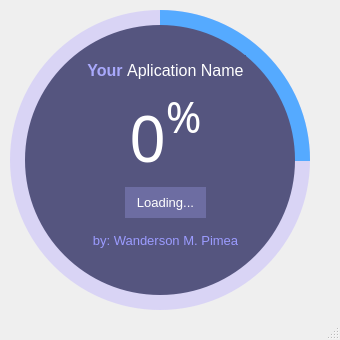
<?xml version="1.0" encoding="UTF-8"?>
<ui version="4.0">
 <class>SplashScrenn</class>
 <widget class="QMainWindow" name="SplashScrenn">
  <property name="geometry">
   <rect>
    <x>0</x>
    <y>0</y>
    <width>340</width>
    <height>340</height>
   </rect>
  </property>
  <property name="windowTitle">
   <string>MainWindow</string>
  </property>
  <widget class="QWidget" name="centralwidget">
   <widget class="QFrame" name="CircularProgressBarBase">
    <property name="geometry">
     <rect>
      <x>0</x>
      <y>0</y>
      <width>320</width>
      <height>320</height>
     </rect>
    </property>
    <property name="frameShape">
     <enum>QFrame::NoFrame</enum>
    </property>
    <property name="frameShadow">
     <enum>QFrame::Raised</enum>
    </property>
    <widget class="QFrame" name="CircularProgress">
     <property name="geometry">
      <rect>
       <x>10</x>
       <y>10</y>
       <width>300</width>
       <height>300</height>
      </rect>
     </property>
     <property name="styleSheet">
      <string notr="true">QFrame{

   
   border-radius: 150px;
	background-color: qconicalgradient(cx:0.5, cy:0.5, angle:90, stop:0.749 rgba(85, 255, 127, 0), stop:0.750 rgba(85, 170, 255, 255));

}</string>
     </property>
     <property name="frameShape">
      <enum>QFrame::NoFrame</enum>
     </property>
     <property name="frameShadow">
      <enum>QFrame::Raised</enum>
     </property>
    </widget>
    <widget class="QFrame" name="circularBg">
     <property name="geometry">
      <rect>
       <x>10</x>
       <y>10</y>
       <width>300</width>
       <height>300</height>
      </rect>
     </property>
     <property name="styleSheet">
      <string notr="true">QFrame{
border-radius: 150px;
background-color: rgba(183, 170, 255, 100);
}</string>
     </property>
     <property name="frameShape">
      <enum>QFrame::NoFrame</enum>
     </property>
     <property name="frameShadow">
      <enum>QFrame::Raised</enum>
     </property>
    </widget>
    <widget class="QFrame" name="Container">
     <property name="geometry">
      <rect>
       <x>25</x>
       <y>25</y>
       <width>270</width>
       <height>270</height>
      </rect>
     </property>
     <property name="styleSheet">
      <string notr="true">QFrame{

   border-radius: 135px; 
	background-color: rgb(85, 85, 127);
}</string>
     </property>
     <property name="frameShape">
      <enum>QFrame::StyledPanel</enum>
     </property>
     <property name="frameShadow">
      <enum>QFrame::Raised</enum>
     </property>
     <widget class="QWidget" name="layoutWidget">
      <property name="geometry">
       <rect>
        <x>60</x>
        <y>30</y>
        <width>161</width>
        <height>201</height>
       </rect>
      </property>
      <layout class="QGridLayout" name="gridLayout">
       <item row="0" column="0">
        <widget class="QLabel" name="label">
         <property name="font">
          <font>
           <family>Segoe UI</family>
           <pointsize>12</pointsize>
          </font>
         </property>
         <property name="styleSheet">
          <string notr="true">brackground-color: none;
color: #FFFFFF;</string>
         </property>
         <property name="frameShape">
          <enum>QFrame::NoFrame</enum>
         </property>
         <property name="text">
          <string>&lt;html&gt;&lt;head/&gt;&lt;body&gt;&lt;p&gt;&lt;span style=&quot; font-weight:600; color:#a9a9fc;&quot;&gt;Your &lt;/span&gt;Aplication Name&lt;/p&gt;&lt;/body&gt;&lt;/html&gt;</string>
         </property>
         <property name="alignment">
          <set>Qt::AlignCenter</set>
         </property>
        </widget>
       </item>
       <item row="1" column="0">
        <widget class="QLabel" name="label_2">
         <property name="font">
          <font>
           <family>Rockwell</family>
           <pointsize>60</pointsize>
          </font>
         </property>
         <property name="styleSheet">
          <string notr="true">brackground-color: none;
color: #FFFFFF;</string>
         </property>
         <property name="frameShape">
          <enum>QFrame::NoFrame</enum>
         </property>
         <property name="text">
          <string>&lt;html&gt;&lt;head/&gt;&lt;body&gt;&lt;p&gt;&lt;span style=&quot; font-size:48pt;&quot;&gt;0&lt;/span&gt;&lt;span style=&quot; font-size:48pt; vertical-align:super;&quot;&gt;%&lt;/span&gt;&lt;/p&gt;&lt;/body&gt;&lt;/html&gt;</string>
         </property>
         <property name="alignment">
          <set>Qt::AlignCenter</set>
         </property>
        </widget>
       </item>
       <item row="2" column="0">
        <widget class="QLabel" name="labelCredis">
         <property name="font">
          <font>
           <family>Segoe UI</family>
           <pointsize>10</pointsize>
          </font>
         </property>
         <property name="styleSheet">
          <string notr="true">QLabel{
 border-radius: 30px;
 background-color: rgb(109, 109, 162);
 color: #FFFFFF;
 margin-left: 40px;
 margin-right:40px;
}</string>
         </property>
         <property name="frameShape">
          <enum>QFrame::NoFrame</enum>
         </property>
         <property name="text">
          <string>&lt;html&gt;&lt;head/&gt;&lt;body&gt;&lt;p&gt;Loading...&lt;/p&gt;&lt;/body&gt;&lt;/html&gt;</string>
         </property>
         <property name="alignment">
          <set>Qt::AlignCenter</set>
         </property>
        </widget>
       </item>
       <item row="3" column="0">
        <widget class="QLabel" name="label_3">
         <property name="font">
          <font>
           <family>Segoe UI</family>
           <pointsize>10</pointsize>
          </font>
         </property>
         <property name="styleSheet">
          <string notr="true">brackground-color: none;
color: rgb(155, 155, 255);</string>
         </property>
         <property name="frameShape">
          <enum>QFrame::NoFrame</enum>
         </property>
         <property name="text">
          <string>by: Wanderson M. Pimea</string>
         </property>
         <property name="alignment">
          <set>Qt::AlignCenter</set>
         </property>
        </widget>
       </item>
      </layout>
     </widget>
    </widget>
    <zorder>circularBg</zorder>
    <zorder>CircularProgress</zorder>
    <zorder>Container</zorder>
   </widget>
  </widget>
  <widget class="QStatusBar" name="statusbar"/>
 </widget>
 <resources/>
 <connections/>
</ui>
